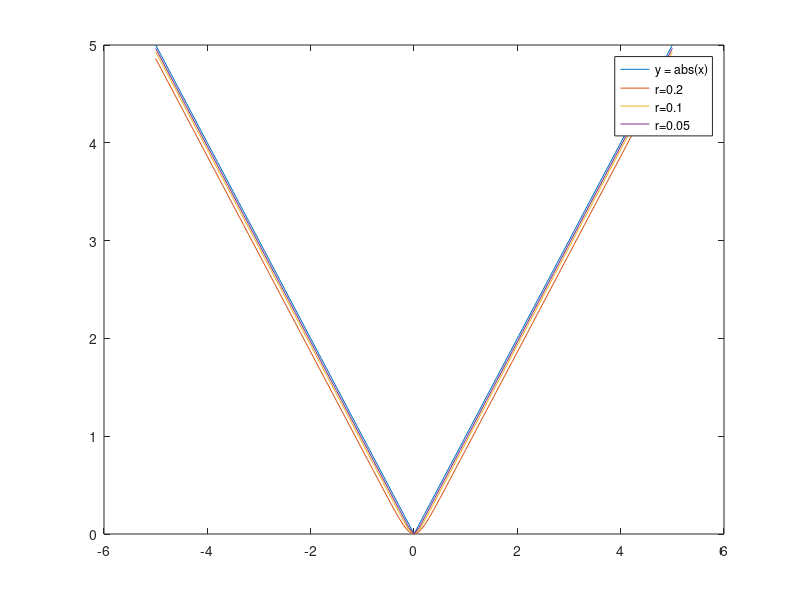

This figure's MATLAB source:
x = -5:0.1:5;
y1 = abs(x);
y2 = 0.2*log((exp(5*x)+exp(-5*x))/2);
y3 = 0.1*log((exp(10*x)+exp(-10*x))/2);
y4 = 0.05*log((exp(20*x)+exp(-20*x))/2);

plot(x,y1,x,y2,x,y3,x,y4)
legend('y = abs(x)','r=0.2','r=0.1','r=0.05')
